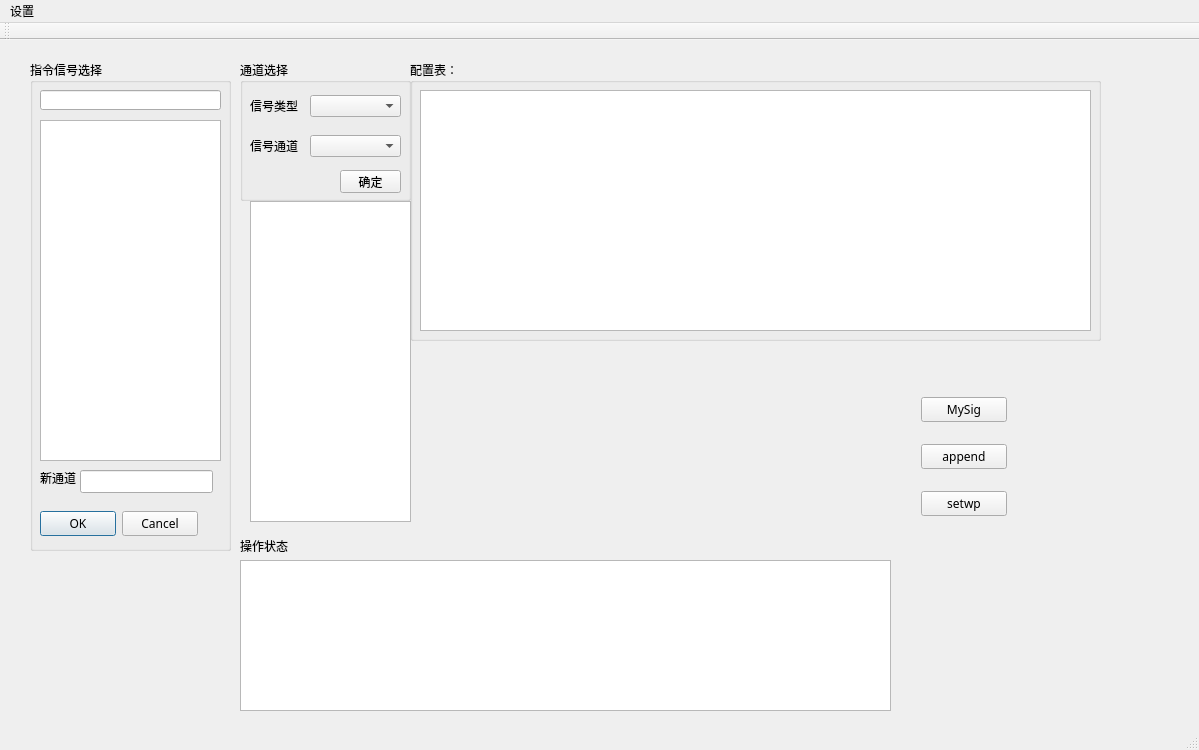
<?xml version="1.0" encoding="UTF-8"?>
<ui version="4.0">
 <class>CMDSimMW</class>
 <widget class="QMainWindow" name="CMDSimMW">
  <property name="geometry">
   <rect>
    <x>0</x>
    <y>0</y>
    <width>1199</width>
    <height>750</height>
   </rect>
  </property>
  <property name="font">
   <font>
    <family>微软雅黑</family>
   </font>
  </property>
  <property name="windowTitle">
   <string>CMDSimMW</string>
  </property>
  <widget class="QWidget" name="cenwidget">
   <widget class="QGroupBox" name="gBox_sig_sel">
    <property name="geometry">
     <rect>
      <x>30</x>
      <y>20</y>
      <width>201</width>
      <height>491</height>
     </rect>
    </property>
    <property name="styleSheet">
     <string notr="true">font: 9pt &quot;微软雅黑&quot;;</string>
    </property>
    <property name="title">
     <string>指令信号选择</string>
    </property>
    <widget class="QSplitter" name="splitter">
     <property name="geometry">
      <rect>
       <x>10</x>
       <y>410</y>
       <width>41</width>
       <height>16</height>
      </rect>
     </property>
     <property name="orientation">
      <enum>Qt::Vertical</enum>
     </property>
     <widget class="QLabel" name="lbl_new_ch">
      <property name="styleSheet">
       <string notr="true">font: 9pt &quot;微软雅黑&quot;;</string>
      </property>
      <property name="text">
       <string>新通道：</string>
      </property>
     </widget>
    </widget>
    <widget class="QDialogButtonBox" name="bbx_sig_sel">
     <property name="geometry">
      <rect>
       <x>10</x>
       <y>450</y>
       <width>158</width>
       <height>27</height>
      </rect>
     </property>
     <property name="styleSheet">
      <string notr="true">font: 9pt &quot;微软雅黑&quot;;

</string>
     </property>
     <property name="standardButtons">
      <set>QDialogButtonBox::Cancel|QDialogButtonBox::Ok</set>
     </property>
    </widget>
    <widget class="QListView" name="listw_sig_sel">
     <property name="geometry">
      <rect>
       <x>10</x>
       <y>60</y>
       <width>181</width>
       <height>341</height>
      </rect>
     </property>
     <property name="styleSheet">
      <string notr="true">font: 9pt &quot;微软雅黑&quot;;</string>
     </property>
     <property name="viewMode">
      <enum>QListView::ListMode</enum>
     </property>
    </widget>
    <widget class="QLineEdit" name="edit_newSig">
     <property name="enabled">
      <bool>true</bool>
     </property>
     <property name="geometry">
      <rect>
       <x>50</x>
       <y>410</y>
       <width>133</width>
       <height>23</height>
      </rect>
     </property>
     <property name="minimumSize">
      <size>
       <width>133</width>
       <height>17</height>
      </size>
     </property>
     <property name="styleSheet">
      <string notr="true">font: 9pt &quot;微软雅黑&quot;;</string>
     </property>
    </widget>
    <widget class="QLineEdit" name="edit_search">
     <property name="geometry">
      <rect>
       <x>10</x>
       <y>30</y>
       <width>181</width>
       <height>20</height>
      </rect>
     </property>
    </widget>
   </widget>
   <widget class="QWidget" name="frame_layout">
    <property name="geometry">
     <rect>
      <x>0</x>
      <y>-20</y>
      <width>2</width>
      <height>2</height>
     </rect>
    </property>
    <layout class="QFormLayout" name="form_layout"/>
   </widget>
   <widget class="QGroupBox" name="gBox_chsel">
    <property name="geometry">
     <rect>
      <x>240</x>
      <y>20</y>
      <width>171</width>
      <height>141</height>
     </rect>
    </property>
    <property name="styleSheet">
     <string notr="true">font: 9pt &quot;微软雅黑&quot;;</string>
    </property>
    <property name="title">
     <string>通道选择</string>
    </property>
    <widget class="QLabel" name="lbl_ch">
     <property name="geometry">
      <rect>
       <x>10</x>
       <y>80</y>
       <width>54</width>
       <height>12</height>
      </rect>
     </property>
     <property name="styleSheet">
      <string notr="true">font: 9pt &quot;微软雅黑&quot;;</string>
     </property>
     <property name="text">
      <string>信号通道</string>
     </property>
    </widget>
    <widget class="QLabel" name="lbl_sigts">
     <property name="geometry">
      <rect>
       <x>10</x>
       <y>40</y>
       <width>54</width>
       <height>12</height>
      </rect>
     </property>
     <property name="styleSheet">
      <string notr="true">font: 9pt &quot;微软雅黑&quot;;</string>
     </property>
     <property name="text">
      <string>信号类型</string>
     </property>
    </widget>
    <widget class="QComboBox" name="cbx_sigts">
     <property name="geometry">
      <rect>
       <x>70</x>
       <y>35</y>
       <width>91</width>
       <height>22</height>
      </rect>
     </property>
     <property name="styleSheet">
      <string notr="true">font: 9pt &quot;微软雅黑&quot;;</string>
     </property>
    </widget>
    <widget class="QComboBox" name="cbx_ch">
     <property name="geometry">
      <rect>
       <x>70</x>
       <y>75</y>
       <width>91</width>
       <height>22</height>
      </rect>
     </property>
     <property name="styleSheet">
      <string notr="true">font: 9pt &quot;微软雅黑&quot;;</string>
     </property>
    </widget>
    <widget class="QPushButton" name="btn_sigSel_ok">
     <property name="geometry">
      <rect>
       <x>100</x>
       <y>110</y>
       <width>61</width>
       <height>23</height>
      </rect>
     </property>
     <property name="styleSheet">
      <string notr="true">font: 9pt &quot;微软雅黑&quot;;</string>
     </property>
     <property name="text">
      <string>确定</string>
     </property>
    </widget>
   </widget>
   <widget class="QTableView" name="tbl_selres">
    <property name="geometry">
     <rect>
      <x>420</x>
      <y>50</y>
      <width>671</width>
      <height>241</height>
     </rect>
    </property>
    <property name="styleSheet">
     <string notr="true">font: 9pt &quot;微软雅黑&quot;;</string>
    </property>
    <property name="frameShape">
     <enum>QFrame::StyledPanel</enum>
    </property>
    <property name="frameShadow">
     <enum>QFrame::Sunken</enum>
    </property>
   </widget>
   <widget class="QLabel" name="label">
    <property name="geometry">
     <rect>
      <x>240</x>
      <y>500</y>
      <width>54</width>
      <height>12</height>
     </rect>
    </property>
    <property name="styleSheet">
     <string notr="true">font: 9pt &quot;微软雅黑&quot;;</string>
    </property>
    <property name="text">
     <string>操作状态</string>
    </property>
   </widget>
   <widget class="QPlainTextEdit" name="pploptStatus">
    <property name="geometry">
     <rect>
      <x>240</x>
      <y>520</y>
      <width>651</width>
      <height>151</height>
     </rect>
    </property>
   </widget>
   <widget class="QGroupBox" name="gBox_configt">
    <property name="geometry">
     <rect>
      <x>410</x>
      <y>20</y>
      <width>691</width>
      <height>281</height>
     </rect>
    </property>
    <property name="styleSheet">
     <string notr="true">font: 9pt &quot;微软雅黑&quot;;</string>
    </property>
    <property name="title">
     <string>配置表：</string>
    </property>
   </widget>
   <widget class="QListView" name="listv_ch">
    <property name="geometry">
     <rect>
      <x>250</x>
      <y>161</y>
      <width>161</width>
      <height>321</height>
     </rect>
    </property>
   </widget>
   <widget class="QWidget" name="btn_group_layout">
    <property name="geometry">
     <rect>
      <x>910</x>
      <y>330</y>
      <width>108</width>
      <height>176</height>
     </rect>
    </property>
    <layout class="QVBoxLayout" name="vtest_layout">
     <item>
      <widget class="QPushButton" name="btn_MySin">
       <property name="text">
        <string>MySig</string>
       </property>
      </widget>
     </item>
     <item>
      <widget class="QPushButton" name="pushButton_4">
       <property name="text">
        <string>append</string>
       </property>
      </widget>
     </item>
     <item>
      <widget class="QPushButton" name="btn_setwp">
       <property name="text">
        <string>setwp</string>
       </property>
      </widget>
     </item>
    </layout>
   </widget>
   <zorder>frame_layout</zorder>
   <zorder>gBox_chsel</zorder>
   <zorder>gBox_sig_sel</zorder>
   <zorder>btn_group_layout</zorder>
   <zorder>label</zorder>
   <zorder>pploptStatus</zorder>
   <zorder>gBox_configt</zorder>
   <zorder>tbl_selres</zorder>
   <zorder>listv_ch</zorder>
  </widget>
  <widget class="QMenuBar" name="menuBar">
   <property name="geometry">
    <rect>
     <x>0</x>
     <y>0</y>
     <width>1199</width>
     <height>28</height>
    </rect>
   </property>
   <widget class="QMenu" name="menu">
    <property name="font">
     <font>
      <family>微软雅黑</family>
     </font>
    </property>
    <property name="title">
     <string>设置</string>
    </property>
    <widget class="QMenu" name="menu_sig_reset">
     <property name="title">
      <string>信号选择设置</string>
     </property>
     <addaction name="action_reset_sigDis"/>
     <addaction name="action_reset_SigAO"/>
    </widget>
    <addaction name="actionSetBrd"/>
    <addaction name="menu_sig_reset"/>
   </widget>
   <addaction name="menu"/>
  </widget>
  <widget class="QToolBar" name="mainToolBar">
   <attribute name="toolBarArea">
    <enum>TopToolBarArea</enum>
   </attribute>
   <attribute name="toolBarBreak">
    <bool>false</bool>
   </attribute>
  </widget>
  <widget class="QStatusBar" name="statusBar"/>
  <action name="actionSetBrd">
   <property name="text">
    <string>板卡设置</string>
   </property>
   <property name="font">
    <font>
     <family>微软雅黑</family>
    </font>
   </property>
  </action>
  <action name="action_reset_sigDis">
   <property name="text">
    <string>重置LVDT信号描述</string>
   </property>
   <property name="font">
    <font>
     <family>微软雅黑</family>
    </font>
   </property>
  </action>
  <action name="action_reset_SigAO">
   <property name="text">
    <string>重置AO信号描述</string>
   </property>
   <property name="font">
    <font>
     <family>微软雅黑</family>
    </font>
   </property>
  </action>
 </widget>
 <layoutdefault spacing="6" margin="11"/>
 <resources/>
 <connections/>
</ui>
